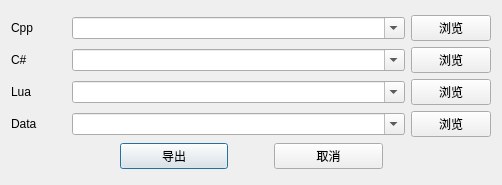
<?xml version="1.0" encoding="UTF-8"?>
<ui version="4.0">
 <class>ExportDialog</class>
 <widget class="QDialog" name="ExportDialog">
  <property name="geometry">
   <rect>
    <x>0</x>
    <y>0</y>
    <width>502</width>
    <height>185</height>
   </rect>
  </property>
  <property name="minimumSize">
   <size>
    <width>502</width>
    <height>185</height>
   </size>
  </property>
  <property name="maximumSize">
   <size>
    <width>502</width>
    <height>185</height>
   </size>
  </property>
  <property name="windowTitle">
   <string>导出配置表</string>
  </property>
  <layout class="QVBoxLayout" name="verticalLayout_2">
   <item>
    <layout class="QVBoxLayout" name="verticalLayout" stretch="2,2,2,2,1">
     <item>
      <layout class="QHBoxLayout" name="horizontalLayout_4" stretch="1,6,1">
       <item>
        <widget class="QLabel" name="label_2">
         <property name="text">
          <string>Cpp</string>
         </property>
        </widget>
       </item>
       <item>
        <widget class="QComboBox" name="comboBoxCpp">
         <property name="editable">
          <bool>true</bool>
         </property>
        </widget>
       </item>
       <item>
        <widget class="QPushButton" name="btnCppBrowse">
         <property name="text">
          <string>浏览</string>
         </property>
        </widget>
       </item>
      </layout>
     </item>
     <item>
      <layout class="QHBoxLayout" name="horizontalLayout_6" stretch="1,6,1">
       <item>
        <widget class="QLabel" name="label_4">
         <property name="text">
          <string>C#</string>
         </property>
        </widget>
       </item>
       <item>
        <widget class="QComboBox" name="comboBoxCSharp">
         <property name="editable">
          <bool>true</bool>
         </property>
        </widget>
       </item>
       <item>
        <widget class="QPushButton" name="btnCSharpBrowse">
         <property name="text">
          <string>浏览</string>
         </property>
        </widget>
       </item>
      </layout>
     </item>
     <item>
      <layout class="QHBoxLayout" name="horizontalLayout_2" stretch="1,6,1">
       <item>
        <widget class="QLabel" name="label_3">
         <property name="text">
          <string>Lua</string>
         </property>
        </widget>
       </item>
       <item>
        <widget class="QComboBox" name="comboBoxLua">
         <property name="editable">
          <bool>true</bool>
         </property>
        </widget>
       </item>
       <item>
        <widget class="QPushButton" name="btnLuaBrowse">
         <property name="text">
          <string>浏览</string>
         </property>
        </widget>
       </item>
      </layout>
     </item>
     <item>
      <layout class="QHBoxLayout" name="horizontalLayout" stretch="1,6,1">
       <item>
        <widget class="QLabel" name="label">
         <property name="text">
          <string>Data</string>
         </property>
        </widget>
       </item>
       <item>
        <widget class="QComboBox" name="comboBoxData">
         <property name="editable">
          <bool>true</bool>
         </property>
        </widget>
       </item>
       <item>
        <widget class="QPushButton" name="btnDataBrowse">
         <property name="text">
          <string>浏览</string>
         </property>
        </widget>
       </item>
      </layout>
     </item>
     <item>
      <layout class="QHBoxLayout" name="horizontalLayout_3" stretch="1,1,0,1,1">
       <item>
        <spacer name="horizontalSpacer">
         <property name="orientation">
          <enum>Qt::Horizontal</enum>
         </property>
         <property name="sizeHint" stdset="0">
          <size>
           <width>40</width>
           <height>20</height>
          </size>
         </property>
        </spacer>
       </item>
       <item>
        <widget class="QPushButton" name="btnExport">
         <property name="text">
          <string>导出</string>
         </property>
         <property name="default">
          <bool>true</bool>
         </property>
        </widget>
       </item>
       <item>
        <spacer name="horizontalSpacer_3">
         <property name="orientation">
          <enum>Qt::Horizontal</enum>
         </property>
         <property name="sizeHint" stdset="0">
          <size>
           <width>40</width>
           <height>20</height>
          </size>
         </property>
        </spacer>
       </item>
       <item>
        <widget class="QPushButton" name="btnCancel">
         <property name="text">
          <string>取消</string>
         </property>
        </widget>
       </item>
       <item>
        <spacer name="horizontalSpacer_2">
         <property name="orientation">
          <enum>Qt::Horizontal</enum>
         </property>
         <property name="sizeHint" stdset="0">
          <size>
           <width>40</width>
           <height>20</height>
          </size>
         </property>
        </spacer>
       </item>
      </layout>
     </item>
    </layout>
   </item>
  </layout>
 </widget>
 <resources/>
 <connections>
  <connection>
   <sender>btnCancel</sender>
   <signal>clicked()</signal>
   <receiver>ExportDialog</receiver>
   <slot>reject()</slot>
   <hints>
    <hint type="sourcelabel">
     <x>329</x>
     <y>171</y>
    </hint>
    <hint type="destinationlabel">
     <x>251</x>
     <y>100</y>
    </hint>
   </hints>
  </connection>
  <connection>
   <sender>btnExport</sender>
   <signal>clicked()</signal>
   <receiver>ExportDialog</receiver>
   <slot>OnExport()</slot>
   <hints>
    <hint type="sourcelabel">
     <x>173</x>
     <y>171</y>
    </hint>
    <hint type="destinationlabel">
     <x>251</x>
     <y>100</y>
    </hint>
   </hints>
  </connection>
  <connection>
   <sender>btnCppBrowse</sender>
   <signal>clicked()</signal>
   <receiver>ExportDialog</receiver>
   <slot>OnCppBrowse()</slot>
   <hints>
    <hint type="sourcelabel">
     <x>454</x>
     <y>30</y>
    </hint>
    <hint type="destinationlabel">
     <x>251</x>
     <y>100</y>
    </hint>
   </hints>
  </connection>
  <connection>
   <sender>btnCSharpBrowse</sender>
   <signal>clicked()</signal>
   <receiver>ExportDialog</receiver>
   <slot>OnCSharpBrowse()</slot>
   <hints>
    <hint type="sourcelabel">
     <x>454</x>
     <y>124</y>
    </hint>
    <hint type="destinationlabel">
     <x>251</x>
     <y>100</y>
    </hint>
   </hints>
  </connection>
  <connection>
   <sender>btnDataBrowse</sender>
   <signal>clicked()</signal>
   <receiver>ExportDialog</receiver>
   <slot>OnDataBrowse()</slot>
   <hints>
    <hint type="sourcelabel">
     <x>453</x>
     <y>129</y>
    </hint>
    <hint type="destinationlabel">
     <x>250</x>
     <y>92</y>
    </hint>
   </hints>
  </connection>
  <connection>
   <sender>btnLuaBrowse</sender>
   <signal>clicked()</signal>
   <receiver>ExportDialog</receiver>
   <slot>OnLuaBrowse()</slot>
   <hints>
    <hint type="sourcelabel">
     <x>453</x>
     <y>94</y>
    </hint>
    <hint type="destinationlabel">
     <x>250</x>
     <y>92</y>
    </hint>
   </hints>
  </connection>
 </connections>
 <slots>
  <slot>OnCppBrowse()</slot>
  <slot>OnCSharpBrowse()</slot>
  <slot>OnExport()</slot>
  <slot>OnDataBrowse()</slot>
  <slot>OnLuaBrowse()</slot>
 </slots>
</ui>
